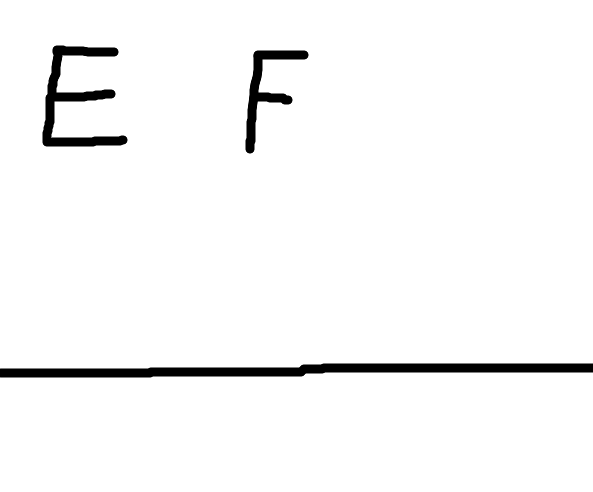
#> input picture test.png, 593 x 492 px
$ python -i segmentation.py   (imports and definitions only)
#> lines starting #> are read from the running program, lines starting #| are printed output that depends on the picture; after the words box and inside, x2 and y2 are one past the last pixel; in counts of white or black regions, pixels touching at a corner belong together
#> further down, picture is the input picture: shape (492, 593, 3); min 0, max 255, mean 246.6
import cv2
import os
import numpy as np


def segment_connected_components(img, debug_dir=None):
    if img is None:
        print("이미지를 불러오지 못했습니다.")
        return []

    # 흑백 변환
    gray = cv2.cvtColor(img, cv2.COLOR_BGR2GRAY)

    # 이진화
    _, thresh = cv2.threshold(
        gray,
        150,
        255,
        cv2.THRESH_BINARY_INV
    )
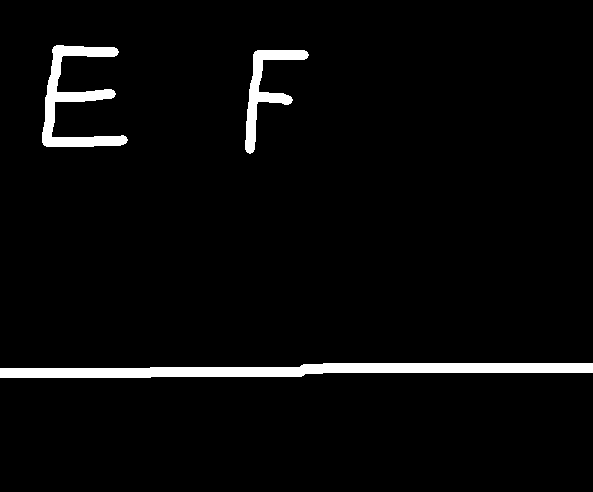
#> thresh: shape (492, 593); 3.6% white; 3 white regions, box (x1, y1, x2, y2) and area: (0, 363, 593, 378) 5938, (42, 45, 128, 147) 2877, (245, 50, 309, 154) 1771

    # 붙어있는 흰색 덩어리 단위로 분리
    num_labels, labels, stats, centroids = cv2.connectedComponentsWithStats(
        thresh,
        connectivity=8
    )
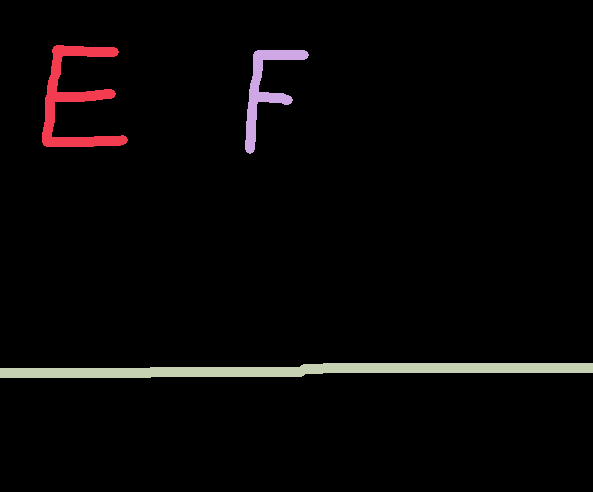
#> labels: shape (492, 593) int32; 4 distinct labels, from 0 to 3; one colour per label, 0 black
#> num_labels = 4; stats = [[0, 0, 593, 492, 281170], [42, 45, 86, 102, 2877], [245, 50, 64, 104, 1771], [0, 363, 593, 15, 5938]]; centroids = [[298.5, 245.4], [75.08, 98.87], [265.2, 88.96], [296, 369.8]]

    segments = []

    debug_img = img.copy() if debug_dir else None

    for label_id in range(1, num_labels):  # 0은 배경
        x = stats[label_id, cv2.CC_STAT_LEFT]
        y = stats[label_id, cv2.CC_STAT_TOP]
        w = stats[label_id, cv2.CC_STAT_WIDTH]
        h = stats[label_id, cv2.CC_STAT_HEIGHT]
        area = stats[label_id, cv2.CC_STAT_AREA]

        # 너무 작은 노이즈 제거
        if area < 20:
            continue

        # 현재 label에 해당하는 픽셀만 crop
        crop = (labels[y:y+h, x:x+w] == label_id).astype("uint8") * 255

        segment_info = {
            "label_id": int(label_id),
            "x": int(x),
            "y": int(y),
            "w": int(w),
            "h": int(h),
            "area": int(area),
            "crop": crop
        }

        segments.append(segment_info)

        if debug_dir:
            os.makedirs(debug_dir, exist_ok=True)

            cv2.rectangle(
                debug_img,
                (x, y),
                (x + w, y + h),
                (0, 0, 255),
                2
            )

            cv2.putText(
                debug_img,
                f"id:{label_id} area:{area}",
                (x, max(y - 5, 15)),
                cv2.FONT_HERSHEY_SIMPLEX,
                0.5,
                (0, 0, 255),
                1,
                cv2.LINE_AA
            )

            crop_path = os.path.join(debug_dir, f"segment_{label_id}.png")
            cv2.imwrite(crop_path, crop)
#> this loop made 3 passes
#> pass 1, in segment_connected_components, `crop = (labels[y:y+h, x:x+w] == label_id).astype("uint8") * 255`:
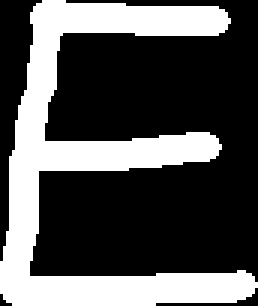
#> crop: shape (102, 86) (shown 3 times larger); 32.8% white; 1 white region, box (x1, y1, x2, y2) and area: (0, 0, 86, 102) 2877
#> pass 2, in segment_connected_components, `crop = (labels[y:y+h, x:x+w] == label_id).astype("uint8") * 255`:
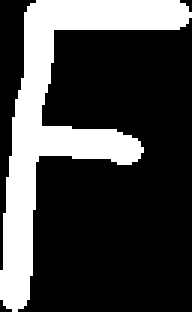
#> crop: shape (104, 64) (shown 3 times larger); 26.6% white; 1 white region, box (x1, y1, x2, y2) and area: (0, 0, 64, 104) 1771
#> after the loop, segments = 3 items

    if debug_dir:
        cv2.imwrite(os.path.join(debug_dir, "threshold.png"), thresh)
        cv2.imwrite(os.path.join(debug_dir, "debug_boxes.png"), debug_img)

    # [6 lines of commented-out code are left out]

    return segments

>>> import cv2
>>> picture = cv2.imread('test.png')
>>> result = segment_connected_components(picture)
#> result = 3 items
